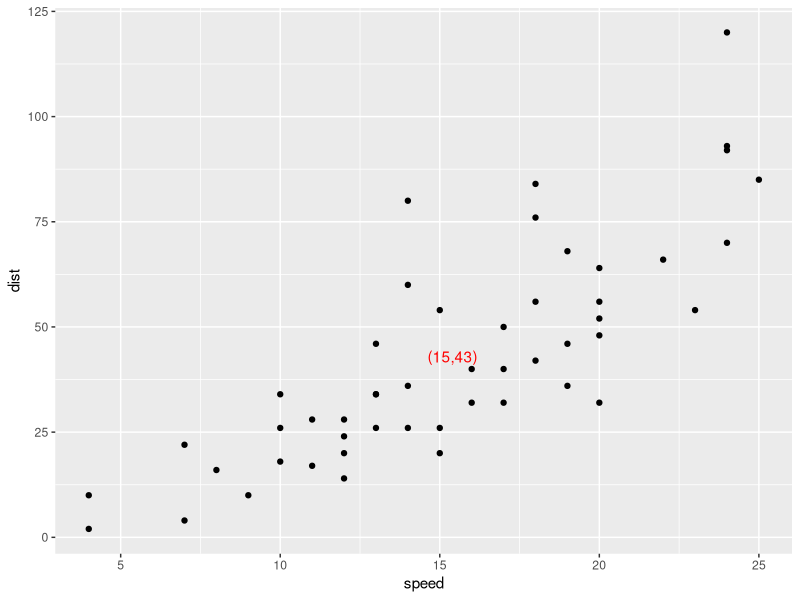
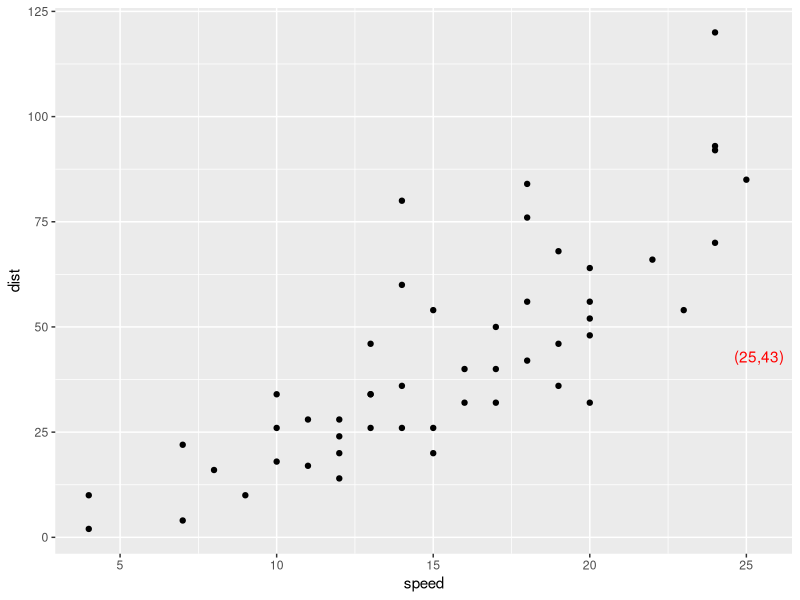

Recreate these plots in R, in order.
## ---- chunk 1
knitr::opts_chunk$set(echo = TRUE)
options(tidyverse.quiet = TRUE)
## ---- chunk 2
library(tidyverse)

## ---- chunk 3
library(tidyverse)

compute_group_xy_means <- function(data, scales){
  
  data |>
    summarise(x = mean(x),
              y = mean(y),
              label = paste0("(", round(x),",", (round(y)), ")"))
  
}

StatXymeans <- ggproto("StatXymeans", 
                       Stat,
                       compute_group = compute_group_xy_means)

ggplot(cars) +
  aes(speed, dist) + 
  geom_point() + 
  layer(stat = StatXymeans,
        geom = GeomText,
        position = "identity",
        params = list(nudge_x = 3, color = "red") 
        )
## ---- chunk 4
compute_group_xy_means2 <- function(data, scales, nudge_x = 0, nudge_y = 0){
  
  data |>
    summarise(x = mean(x) + nudge_x,
              y = mean(y) + nudge_y,
              label = paste0("(", round(x),",", (round(y)), ")"))
  
}

# updating compute
StatXymeans$compute_group <- compute_group_xy_means2

ggplot(cars) +
  aes(speed, dist) + 
  geom_point() + 
  layer(stat = StatXymeans,
        geom = GeomText,
        position = "identity",
        params = list(nudge_x = 10, color = "red") 
        )
